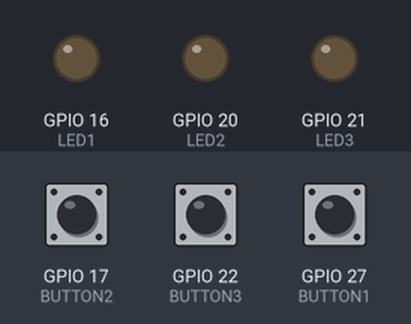
This program was run on a simulated Raspberry Pi (BCM pin numbers). Shown: output pins drawn as LEDs (lit = HIGH). The inputs (shaded band) are chosen by the test bench; at power-on: GPIO 17 (BUTTON2) HIGH, GPIO 22 (BUTTON3) HIGH, GPIO 27 (BUTTON1) HIGH.

Above: at 1.2 s.
1.3 s: GPIO 17 (BUTTON2) pulled LOW for 1 s
At 3.2 s:
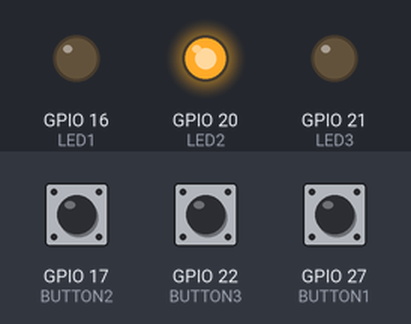
4.0 s: GPIO 22 (BUTTON3) pulled LOW for 3.2 s
At 8.4 s:
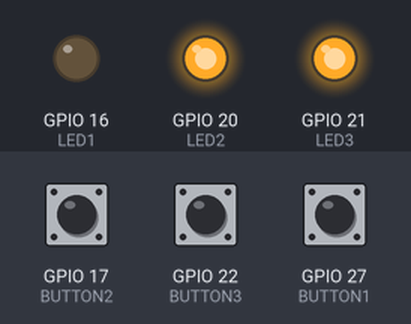
8.7 s: GPIO 27 (BUTTON1) pulled LOW for 0.55 s
At 9.5 s:
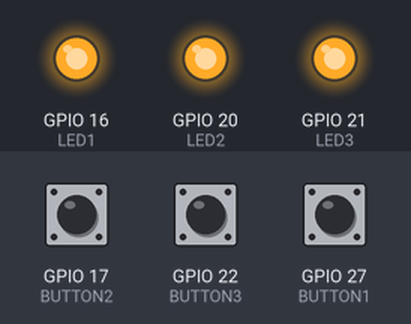
10.7 s: GPIO 17 (BUTTON2) pulled LOW for 0.55 s
At 11.5 s:
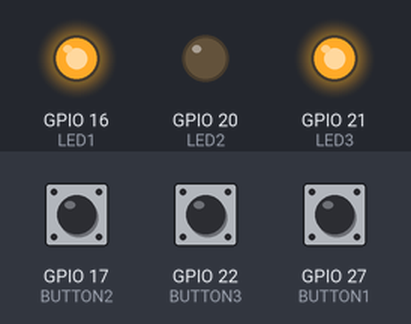
12.7 s: GPIO 22 (BUTTON3) pulled LOW for 0.55 s
At 14.6 s:
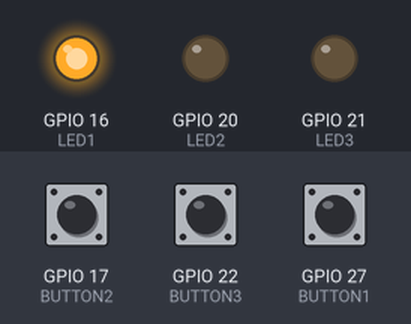
15.0 s: GPIO 17 (BUTTON2) pulled LOW for 0.55 s
At 16.2 s:
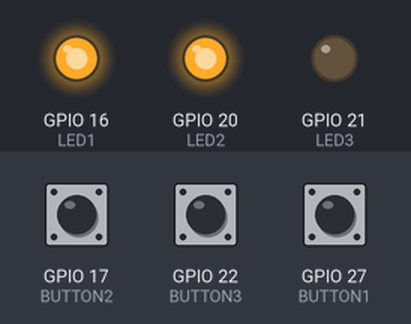
Timing chart, 0 to 18.0 s (numbered marks = the images above; inputs shaded):
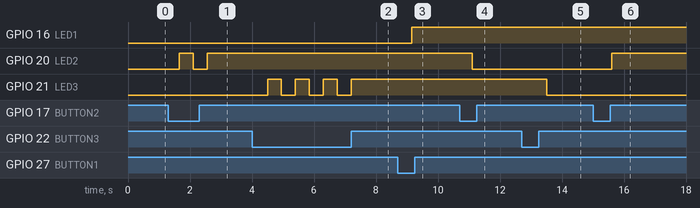

Measured:
- after the input at 1.3 s, GPIO 20 (LED2): LOW → HIGH after 0.35 s, → LOW 0.45 s later, → HIGH 0.45 s later
- after the input at 4.0 s, GPIO 21 (LED3): alternates HIGH for 0.45 s and LOW for 0.45 s, 7 changes in all, then stays HIGH, starting after 0.50 s
- after the input at 8.7 s, GPIO 16 (LED1): LOW → HIGH after 0.45 s
- after the input at 10.7 s, GPIO 20 (LED2): HIGH → LOW after 0.40 s
- after the input at 12.7 s, GPIO 21 (LED3): HIGH → LOW after 0.80 s
- after the input at 15.0 s, GPIO 20 (LED2): LOW → HIGH after 0.60 s

The program:

exercice4.py
```python
#! /usr/bin/env python
import RPi.GPIO as GPIO
import time

LED1=16 #vert
LED2=20 #jaune
LED3=21 #rouge

BUTTON2=17 #jaune
BUTTON3=22 #rouge
BUTTON1=27 #vert


# setup the enumeration based on GPIO references 1
GPIO.setmode(GPIO.BCM)
# setup the port 17 as output, in this PIN the energy will go out

GPIO.setup(LED1, GPIO.OUT)
GPIO.setup(LED2, GPIO.OUT)
GPIO.setup(LED3, GPIO.OUT)

GPIO.setup(BUTTON1, GPIO.IN, pull_up_down=GPIO.PUD_UP)
GPIO.setup(BUTTON2, GPIO.IN, pull_up_down=GPIO.PUD_UP)
GPIO.setup(BUTTON3, GPIO.IN, pull_up_down=GPIO.PUD_UP)

BOOL1 = False
BOOL2 = False
BOOL3 = False

try:
# infinite loop
    while True:

        STATUS_BUTTON1 = GPIO.input(BUTTON1)
        STATUS_BUTTON2 = GPIO.input(BUTTON2)
        STATUS_BUTTON3 = GPIO.input(BUTTON3)


        if STATUS_BUTTON1 == False :
            BOOL1 = not BOOL1

            # Active the transmission of energy by port 17

        time.sleep(0.15)
        if BOOL1 == True :
            GPIO.output(LED1, True)

        else :

            GPIO.output(LED1, False)

#####################################################

        if STATUS_BUTTON2 == False :
            BOOL2 = not BOOL2

            # Active the transmission of energy by port 17

        time.sleep(0.15)
        if BOOL2 == True :
            GPIO.output(LED2, True)

        else :

            GPIO.output(LED2, False)


##########################################################


        if STATUS_BUTTON3 == False :
            BOOL3 = not BOOL3

            # Active the transmission of energy by port 17

        time.sleep(0.15)
        if BOOL3 == True :
            GPIO.output(LED3, True)

        else :

            GPIO.output(LED3, False)


            ####################################


 # exceptions are anything that interrupt the try block.
 # if a CTRL_C be pressed
except KeyboardInterrupt:
# setup the GPIO to default values; finish any transmission of energy
    GPIO.cleanup()
```
